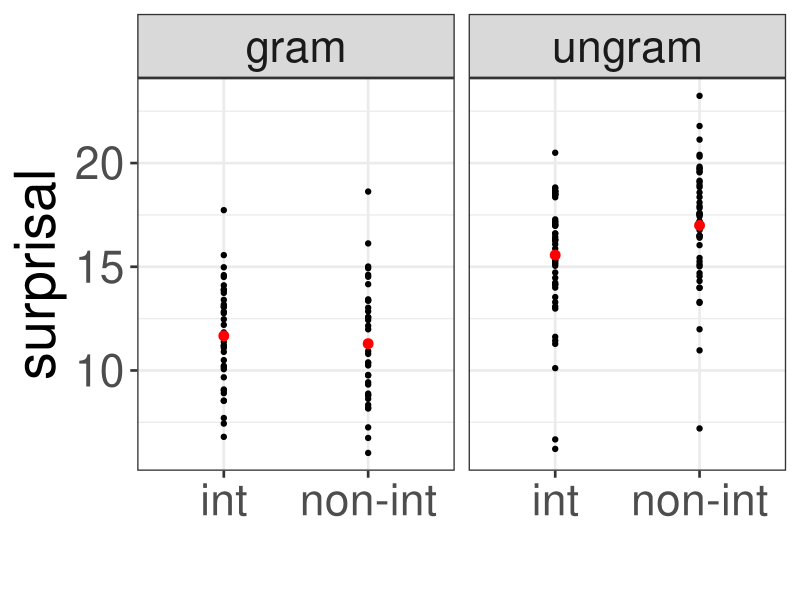
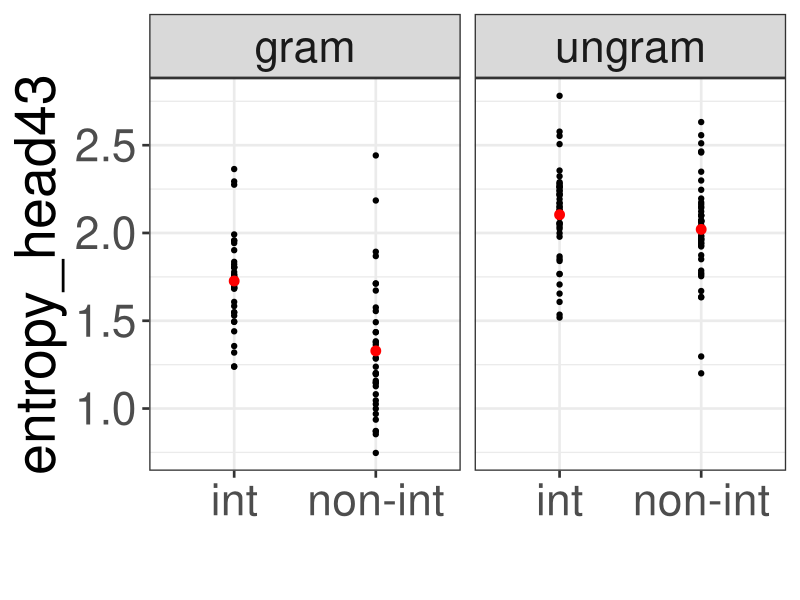
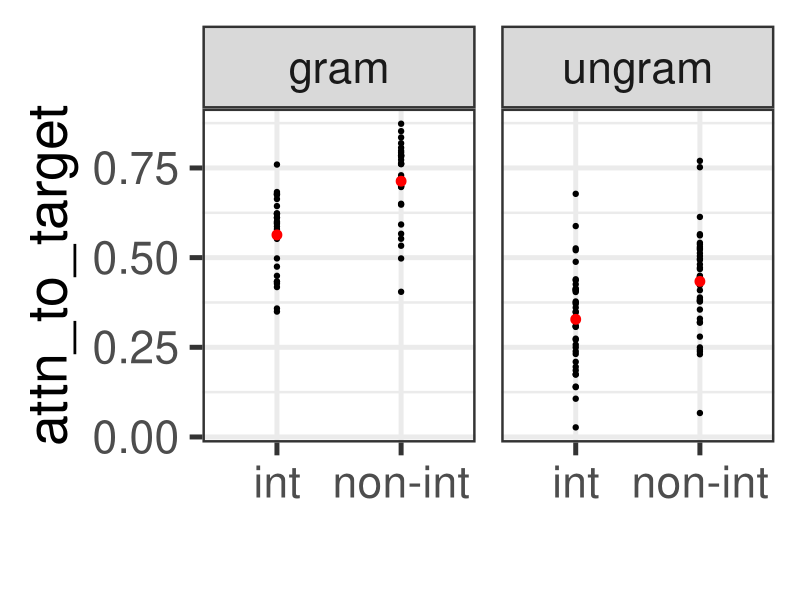

Recreate these plots in R, in order. (Note: this script raises an error after producing the figures.)
setwd("~/Library/Mobile Documents/com~apple~CloudDocs/Umich/Psych619/wd/CMCL2021")
library(ggplot2)


stat_sum_single <- function(fun, geom="point", ...) {
  stat_summary(fun.y=fun, colour="red", geom=geom, size = 3, ...)
}

########################################################################
#        VL2003 (singular)
########################################################################


########################################################################
#        W2009 EXP2_3 (singular)
########################################################################

W2009_3<-read.csv('results/W2009_exp3.csv', sep=',',header=TRUE)
W2009_3_sing <-W2009_3[which(W2009_3$subject=="sing"),]
W2009_3_sing[which(W2009_3_sing$interference=='unint'),]$interference = 'non-int'

######## SURPRISAL
ggplot(aes(x = interference, y = surprisal), data = W2009_3_sing) +
  facet_grid(.~grammaticality)+
  geom_point() + xlab("") + #Verb agreement across four levels of clausal embedding in 'it' clefts") +
  theme_bw(base_size=20) + theme(legend.position = "bottom",text = element_text(size=40)) +
  stat_summary(fun.data = "mean_cl_boot", geom="errorbar", colour="red", width=0.3) +
  stat_sum_single(mean, colour="blue")

######## ENTROPY
ggplot(aes(x = interference, y = entropy), data = W2009_3_sing) +
  facet_grid(.~grammaticality)+
  geom_point() + xlab("") + #Verb agreement across four levels of clausal embedding in 'it' clefts") +
  theme_bw(base_size=20) + theme(legend.position = "bottom",text = element_text(size=40)) +
  stat_summary(fun.data = "mean_cl_boot", geom="errorbar", colour="red", width=0.3) +
  stat_sum_single(mean, colour="blue") +ylab('entropy_head43')

######## ATTENTION_TO_TARGET

ggplot(aes(x = interference, y = attn_to_target), data = W2009_3_sing) +
  facet_grid(.~grammaticality)+
  geom_point() + xlab("") + #Verb agreement across four levels of clausal embedding in 'it' clefts") +
  theme_bw(base_size=37) + theme(legend.position = "bottom",text = element_text(size=40)) +
  stat_summary(fun.data = "mean_cl_boot", geom="errorbar", colour="red", width=0.3) +
  stat_sum_single(mean, colour="blue")

######## Stat

W2009_3_sing_ungram<-W2009_3_sing[which(W2009_3_sing$grammaticality=='ungram'),]
W2009_3_singng_gram<-W2009_3_sing[which(W2009_3_sing$grammaticality=='gram'),]

W2009_3_sing_gram_surprisal<- t.test(W2009_3_sing_gram[which(W2009_3_sing_gram$interference=='non-int'),]$surprisal,W2009_3_sing_sing_gram[which(W2009_3_sing_gram$interference=='int'),]$surprisal, paired =TRUE)
W2009_3_sing_ungram_surprisal<-t.test(W2009_3_sing_ungram[which(W2009_3_sing_ungram$interference=='non-int'),]$surprisal,W2009_3_sing_sing_ungram[which(W2009_3_sing_ungram$interference=='int'),]$surprisal, paired =TRUE )

W2009_3_sing_gram_entropy <-t.test(W2009_3_sing_gram[which(W2009_3_sing_gram$interference=='non-int'),]$entropy,W2009_3_sing_gram[which(W2009_3_sing_gram$interference=='int'),]$entropy, paired =TRUE)
W2009_3_sing_ungram_entropy <-t.test(W2009_3_sing_ungram[which(W2009_3_sing_ungram$interference=='non-int'),]$entropy,W2009_3_sing_ungram[which(W2009_3_sing_ungram$interference=='int'),]$entropy, paired =TRUE)

W2009_3_sing_gram_attn.T <-t.test(W2009_3_sing_gram[which(W2009_3_sing_gram$interference=='non-int'),]$attn_to_target,W2009_3_sing_gram[which(W2009_3_sing_gram$interference=='int'),]$attn_to_target, paired =TRUE)
W2009_3_sing_ungram_attn.T <-t.test(W2009_3_sing_ungram[which(W2009_3_sing_ungram$interference=='non-int'),]$attn_to_target,W2009_3_sing_ungram[which(W2009_3_sing_ungram$interference=='int'),]$attn_to_target, paired =TRUE)


########################################################################
#        W2009 EXP2_3 (plural)
########################################################################
W2009_3<-read.csv('results/W2009_exp3.csv', sep=',',header=TRUE)
W2009_3_pl <-W2009_23[which(W2009_3$subject=="pl"),]
W2009_3_pl[which(W2009_3_pl$interference=='unint'),]$interference='non-int'

######## SURPRISAL
ggplot(aes(x = interference, y = surprisal), data = W2009_3_pl) +
  facet_grid(.~grammaticality)+
  geom_point() + xlab("") + #Verb agreement across four levels of clausal embedding in 'it' clefts") +
  theme_bw(base_size=20) + theme(legend.position = "bottom",text = element_text(size=40)) +
  stat_summary(fun.data = "mean_cl_boot", geom="errorbar", colour="red", width=0.3) +
  stat_sum_single(mean, colour="blue")

######## ENTROPY
ggplot(aes(x = interference, y = entropy), data = W2009_3_pl) +
  facet_grid(.~grammaticality)+
  geom_point() + xlab("") + #Verb agreement across four levels of clausal embedding in 'it' clefts") +
  theme_bw(base_size=20) + theme(legend.position = "bottom",text = element_text(size=40)) +
  stat_summary(fun.data = "mean_cl_boot", geom="errorbar", colour="red", width=0.3) +
  stat_sum_single(mean, colour="blue") +ylab('entropy_head43')

######## ATTENTION_TO_TARGET
ggplot(aes(x = interference, y = attn_to_target), data = W2009_3_pl) +
  facet_grid(.~grammaticality)+
  geom_point() + xlab("") + #Verb agreement across four levels of clausal embedding in 'it' clefts") +
  theme_bw(base_size=20) + theme(legend.position = "bottom",text = element_text(size=40)) +
  stat_summary(fun.data = "mean_cl_boot", geom="errorbar", colour="red", width=0.3) +
  stat_sum_single(mean, colour="blue")

W2009_3_pl_ungram<-W2009_3_pl[which(W2009_3_pl$grammaticality=='ungram'),]
W2009_3_pl_gram<-W2009_3_pl[which(W2009_3_pl$grammaticality=='gram'),]

W2009_3_pl_gram_surprisal <-t.test(W2009_3_pl_gram[which(W2009_3_pl_gram$interference=='non-int'),]$surprisal,W2009_3_pl_gram[which(W2009_3_pl_gram$interference=='int'),]$surprisal, paired=TRUE)
W2009_3_pl_ungram_surprisal<-t.test(W2009_3_pl_ungram[which(W2009_3_pl_ungram$interference=='non-int'),]$surprisal,W2009_3_pl_ungram[which(W2009_3_pl_ungram$interference=='int'),]$surprisal, paired=TRUE)

W2009_3_pl_gram_entropy<-t.test(W2009_3_pl_gram[which(W2009_3_pl_gram$interference=='non-int'),]$entropy,W2009_3_pl_gram[which(W2009_3_pl_gram$interference=='int'),]$entropy, paired=TRUE)
W2009_3_pl_ungram_entropy <-t.test(W2009_3_pl_ungram[which(W2009_3_pl_ungram$interference=='non-int'),]$entropy,W2009_3_pl_ungram[which(W2009_3_pl_ungram$interference=='int'),]$entropy, paired=TRUE)

W2009_3_pl_gram_attn.T <- t.test(W2009_3_pl_gram[which(W2009_3_pl_gram$interference=='non-int'),]$attn_to_target,W2009_3_pl_gram[which(W2009_3_pl_gram$interference=='int'),]$attn_to_target, paired=TRUE)
W2009_3_pl_ungram_attn.T <-t.test(W2009_3_pl_ungram[which(W2009_3_pl_ungram$interference=='non-int'),]$attn_to_target,W2009_3_pl_ungram[which(W2009_3_pl_ungram$interference=='int'),]$attn_to_target, paired=TRUE)

########################################################################
#        W2009 EXP4_6
########################################################################
W2009_4_5<-read.csv('results/W2009_exp45.csv', sep=',',header=TRUE)
head(W2009_4_5)
W2009_4_5[which(W2009_4_5$interference=='unint'),]$interference = 'non-int'
######## SURPRISAL
ggplot(aes(x = interference, y = surprisal), data = W2009_4_5) +
  facet_grid(.~grammaticality)+
  geom_point() + xlab("") + #Verb agreement across four levels of clausal embedding in 'it' clefts") +
  theme_bw(base_size=20) + theme(legend.position = "bottom",text = element_text(size=40)) +
  stat_summary(fun.data = "mean_cl_boot", geom="errorbar", colour="red", width=0.3) +
  stat_sum_single(mean, colour="blue")

######## ENTROPY
ggplot(aes(x = interference, y = entropy), data = W2009_4_5) +
  facet_grid(.~grammaticality)+
  geom_point() + xlab("") + #Verb agreement across four levels of clausal embedding in 'it' clefts") +
  theme_bw(base_size=20) + theme(legend.position = "bottom",text = element_text(size=40)) +
  stat_summary(fun.data = "mean_cl_boot", geom="errorbar", colour="red", width=0.3) +
  stat_sum_single(mean, colour="blue") +ylab('entropy_head43')

######## ATTENTION_TO_TARGET

ggplot(aes(x = interference, y = attn_to_target), data = W2009_4_5) +
  facet_grid(.~grammaticality)+
  geom_point() + xlab("") + #Verb agreement across four levels of clausal embedding in 'it' clefts") +
  theme_bw(base_size=20) +theme(legend.position = "bottom",text = element_text(size=40)) +
  stat_summary(fun.data = "mean_cl_boot", geom="errorbar", colour="red", width=0.3) +
  stat_sum_single(mean, colour="blue")

W2009_4_5_ungram<-W2009_4_5[which(W2009_4_5$grammaticality=='ungram'),]
W2009_4_5_gram<-W2009_4_5[which(W2009_4_5$grammaticality=='gram'),]

W2009_4_5_gram_surprisal <-t.test(W2009_4_5_gram[which(W2009_4_5_gram$interference=='non-int'),]$surprisal,W2009_4_5_gram[which(W2009_4_5_gram$interference=='int'),]$surprisal,paired=TRUE )
W2009_4_5_ungram_surprisal <-t.test(W2009_4_5_ungram[which(W2009_4_5_ungram$interference=='non-int'),]$surprisal,W2009_4_5_ungram[which(W2009_4_5_ungram$interference=='int'),]$surprisal, paired =TRUE )

W2009_4_5_gram_entropy <-t.test(W2009_4_5_gram[which(W2009_4_5_gram$interference=='non-int'),]$entropy,W2009_4_5_gram[which(W2009_4_5_gram$interference=='int'),]$entropy, paired =TRUE )
W2009_4_5_ungram_entropy <-t.test(W2009_4_5_ungram[which(W2009_4_5_ungram$interference=='non-int'),]$entropy,W2009_4_5_ungram[which(W2009_4_5_ungram$interference=='int'),]$entropy, paired=TRUE )

W2009_4_5_gram_attn.T <-t.test(W2009_4_5_gram[which(W2009_4_5_gram$interference=='non-int'),]$attn_to_target,W2009_4_5_gram[which(W2009_4_5_gram$interference=='int'),]$attn_to_target, paired=TRUE )
W2009_4_5_ungram_attn.T <- t.test(W2009_4_5_ungram[which(W2009_4_5_ungram$interference=='non-int'),]$attn_to_target,W2009_4_5_ungram[which(W2009_4_5_ungram$interference=='int'),]$attn_to_target, paired =TRUE )


########################################################################
#        Dillon Agreement
########################################################################

D_agree<-read.csv('results/Dillon2013_agreement.csv', sep=',',header=TRUE)
D_agree[which(D_agree$interference=='unint'),]$interference = 'non-int'
head(D_agree)

######## SURPRISAL
ggplot(aes(x = interference, y = surprisal), data = D_agree) +
  facet_grid(.~grammaticality)+
  geom_point() + xlab("") + #Verb agreement across four levels of clausal embedding in 'it' clefts") +
  theme_bw(base_size=20) + theme(legend.position = "bottom",text = element_text(size=40)) +
  stat_summary(fun.data = "mean_cl_boot", geom="errorbar", colour="red", width=0.3) +
  stat_sum_single(mean, colour="blue")

######## ENTROPY
ggplot(aes(x = interference, y = entropy), data = D_agree) +
  facet_grid(.~grammaticality)+
  geom_point() + xlab("") + #Verb agreement across four levels of clausal embedding in 'it' clefts") +
  theme_bw(base_size=20) + theme(legend.position = "bottom",text = element_text(size=40)) +
  stat_summary(fun.data = "mean_cl_boot", geom="errorbar", colour="red", width=0.3) +
  stat_sum_single(mean, colour="blue") +ylab('entropy_head43')

######## ATTENTION_TO_TARGET

ggplot(aes(x = interference, y = attn_to_target), data = D_agree) +
  facet_grid(.~grammaticality)+
  geom_point() + xlab("") + #Verb agreement across four levels of clausal embedding in 'it' clefts") +
  theme_bw(base_size=20) + theme(legend.position = "bottom",text = element_text(size=40)) +theme(legend.position = "bottom") +
  stat_summary(fun.data = "mean_cl_boot", geom="errorbar", colour="red", width=0.3) +
  stat_sum_single(mean, colour="blue")

dillon_gram<-D_agree[which(D_agree$grammaticality=='gram'),]
dillon_ungram<-D_agree[which(D_agree$grammaticality=='ungram'),]

d2013_gram_surprisal <-t.test(dillon_gram[which(dillon_gram$interference=='non-int'),]$surprisal,dillon_gram[which(dillon_gram$interference=='int'),]$surprisal,paired =TRUE)
d2013_ungram_surprisal<-t.test(dillon_ungram[which(dillon_ungram$interference=='non-int'),]$surprisal,dillon_ungram[which(dillon_ungram$interference=='int'),]$surprisal, paired=TRUE )

d2013_gram_entropy <-t.test(dillon_gram[which(dillon_gram$interference=='non-int'),]$entropy,dillon_gram[which(dillon_gram$interference=='int'),]$entropy, paired=TRUE)
d2013_ungram_entropy <-d2013_gram_attn.T <-t.test(dillon_ungram[which(dillon_ungram$interference=='non-int'),]$entropy,dillon_ungram[which(dillon_ungram$interference=='int'),]$entropy, paired=TRUE)

d2013_gram_attn.T <- t.test(dillon_gram[which(dillon_gram$interference=='non-int'),]$attn_to_target,dillon_gram[which(dillon_gram$interference=='int'),]$attn_to_target,paired =TRUE )
d2013_ungram_attn.T <-t.test(dillon_ungram[which(dillon_ungram$interference=='non-int'),]$attn_to_target,dillon_ungram[which(dillon_ungram$interference=='int'),]$attn_to_target,paired=TRUE )

